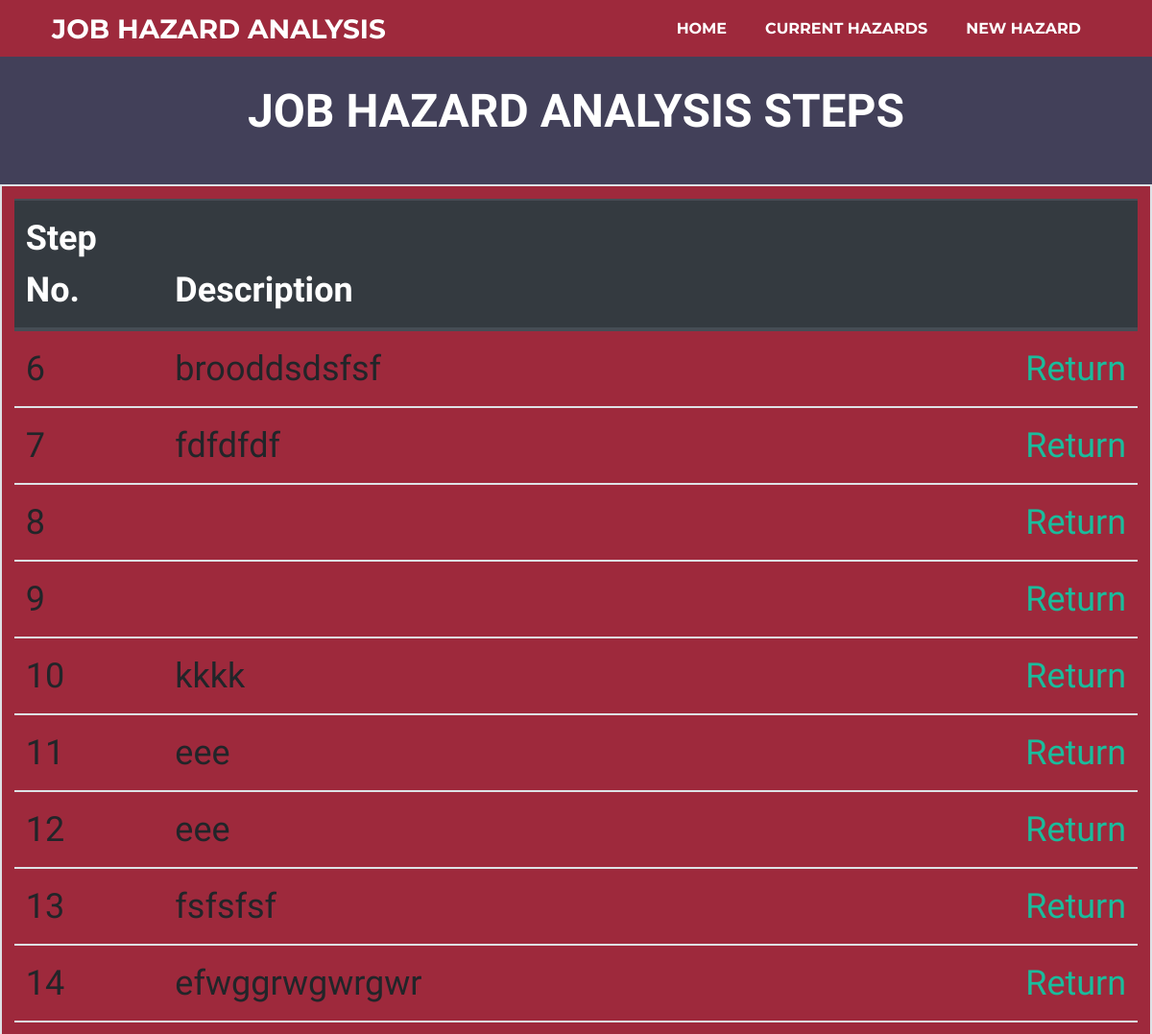
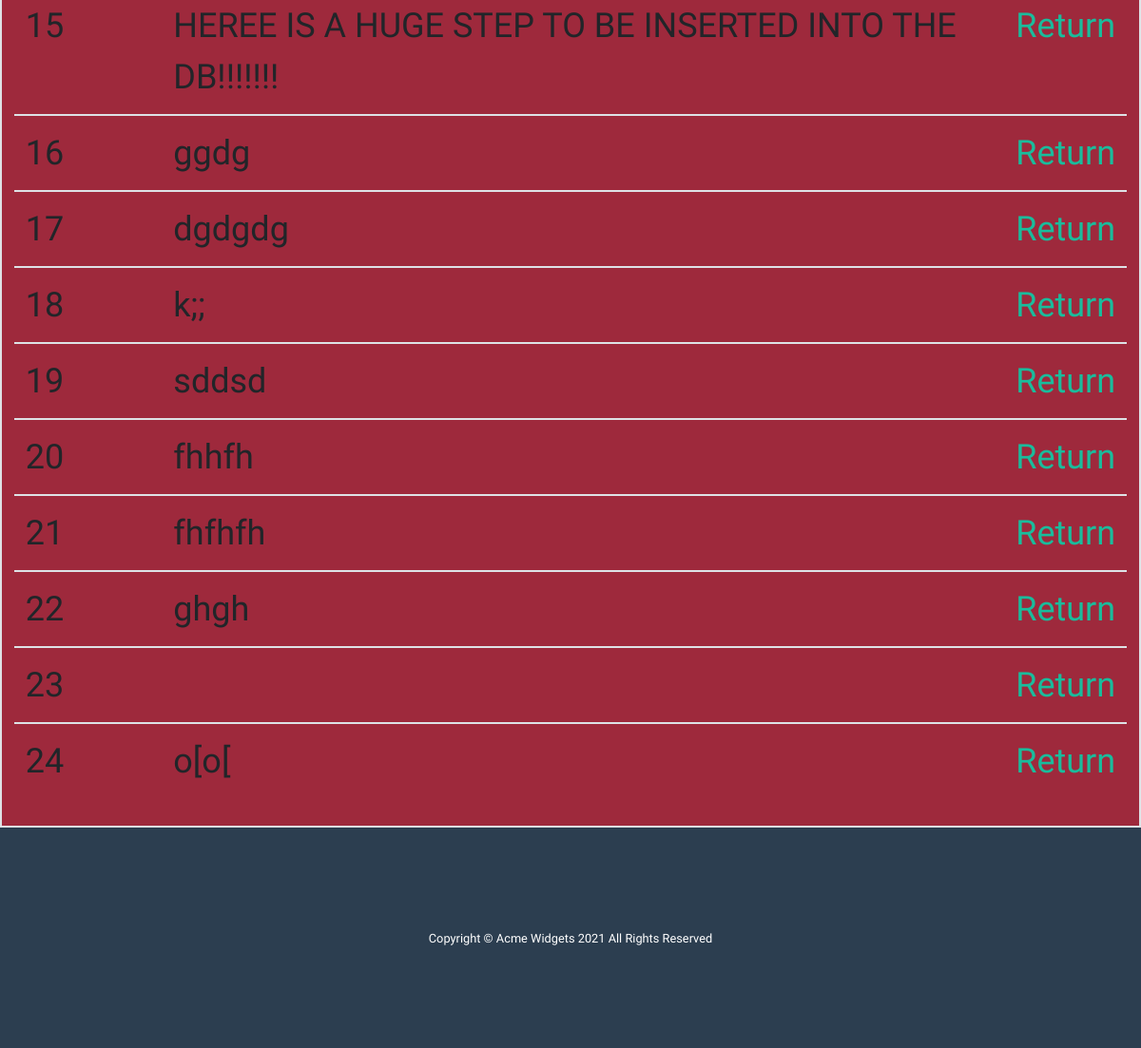
The page /stepDisplay/6 on the database as committed earlier (2 pictures, top to bottom).
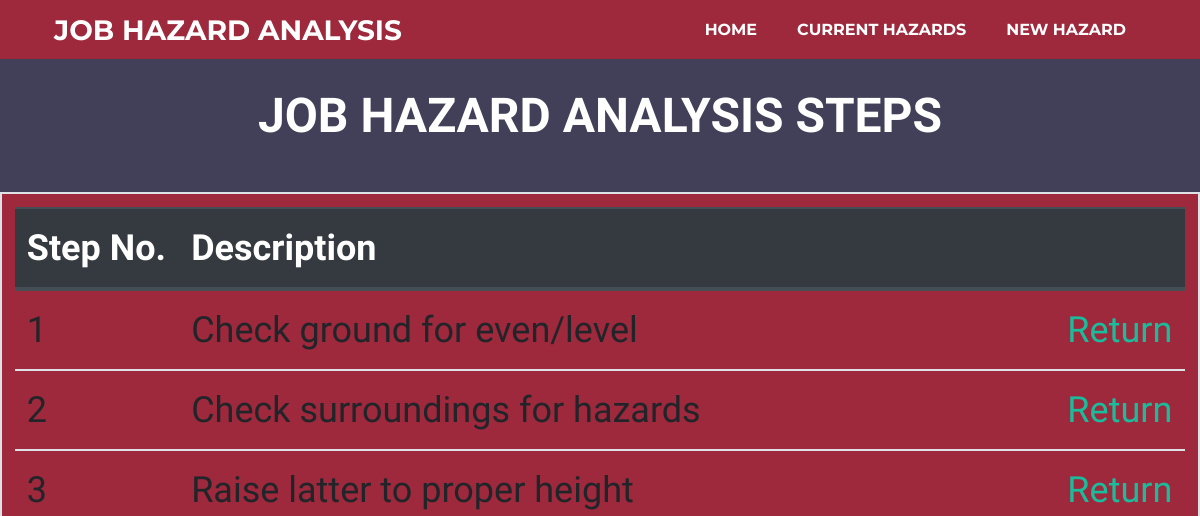
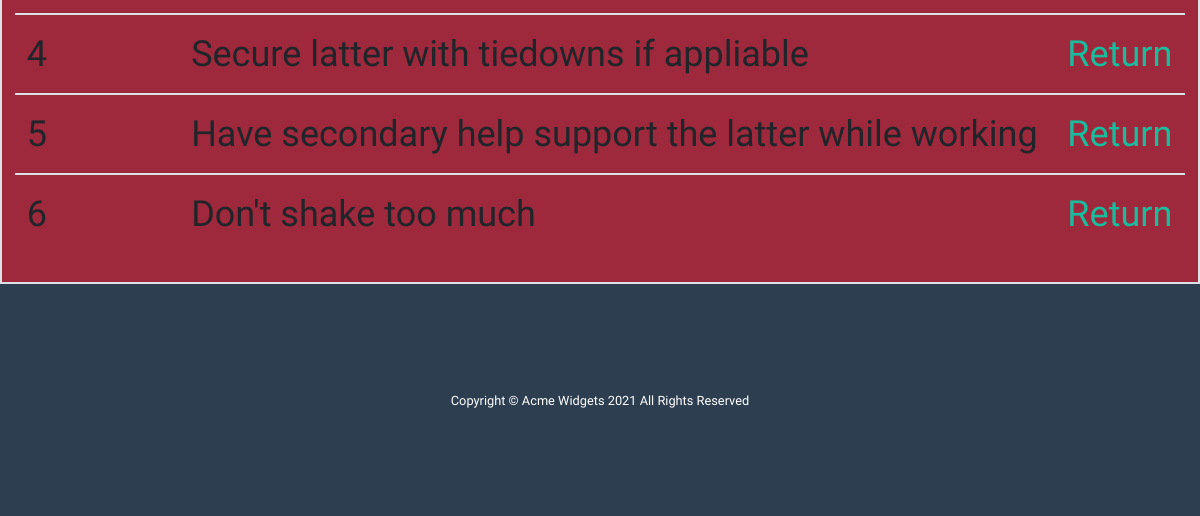
The same page on the database as committed later (2 pictures, top to bottom).
### app.py (models this page shows, shortened)
class Step(db.Model):
    Stepid = db.Column(db.Integer, primary_key=True)
    stepDescription = db.Column(db.String(200), nullable=False)
    JHA_step_id = db.Column(db.Integer, db.ForeignKey('jha.JHAid'))

### app.py (the view)
@app.route('/stepDisplay/<int:id>', methods=['POST', 'GET'])# creates route to steps page
def stepDisplay1(id):
    stepDisplay = Step.query.all()
    return render_template('stepDisplay.html', stepDisplay=stepDisplay)

### templates/stepDisplay.html (shortened to what this page needs)
{% extends 'base.html' %}
{% block body %}
    <h2 class="page-section-heading text-center text-uppercase text-white">Job Hazard Analysis Steps </h2>
{% endblock %}
{% block body1 %}
        {% if stepDisplay|length < 1 %}
                <h4>No Steps to show for this hazard </h4>
            {% else %}
            <table class ="table">
                <thead class="thead-dark">
                <tr>
                    <th scope="col">Step No.</th>
                    <th scope="col">Description </th>
                    <th scope="col"></th>
                </tr>
                </thead>
                {% for stepDisplay in stepDisplay %}
                <tr>
                    <td>{{ stepDisplay.Stepid }}</td>
                    <td>{{ stepDisplay.stepDescription }}</td>
                    <td>
                        <a href="/hazardList">Return</a>
                    </td>
                </tr>
                {% endfor %}
            </table>
        {% endif %}
{% endblock %}

Rows that differ between the two databases and show on the page:
removed Step: Stepid "7", stepDescription "fdfdfdf"
removed Step: Stepid "8"
removed Step: Stepid "9"
removed Step: Stepid "10", stepDescription "kkkk"
removed Step: Stepid "11", stepDescription "eee"
removed Step: Stepid "12", stepDescription "eee"
removed Step: Stepid "13", stepDescription "fsfsfsf"
removed Step: Stepid "14", stepDescription "efwggrwgwrgwr"
removed Step: Stepid "15", stepDescription "HEREE IS A HUGE STEP TO BE INSERTED INTO THE DB!!!!!!!"
removed Step: Stepid "16", stepDescription "ggdg"
removed Step: Stepid "17", stepDescription "dgdgdg"
removed Step: Stepid "18", stepDescription "k;;"
removed Step: Stepid "19", stepDescription "sddsd"
removed Step: Stepid "20", stepDescription "fhhfh"
removed Step: Stepid "21", stepDescription "fhfhfh"
removed Step: Stepid "22", stepDescription "ghgh"
removed Step: Stepid "23"
removed Step: Stepid "24", stepDescription "o[o["
added Step: Stepid "1", stepDescription "Check ground for even/level"
added Step: Stepid "2", stepDescription "Check surroundings for hazards"
added Step: Stepid "3", stepDescription "Raise latter to proper height"
added Step: Stepid "4", stepDescription "Secure latter with tiedowns if appliable"
added Step: Stepid "5", stepDescription "Have secondary help support the latter while working"
changed Step id 6: stepDescription "brooddsdsfsf" → "Don't shake too much"
